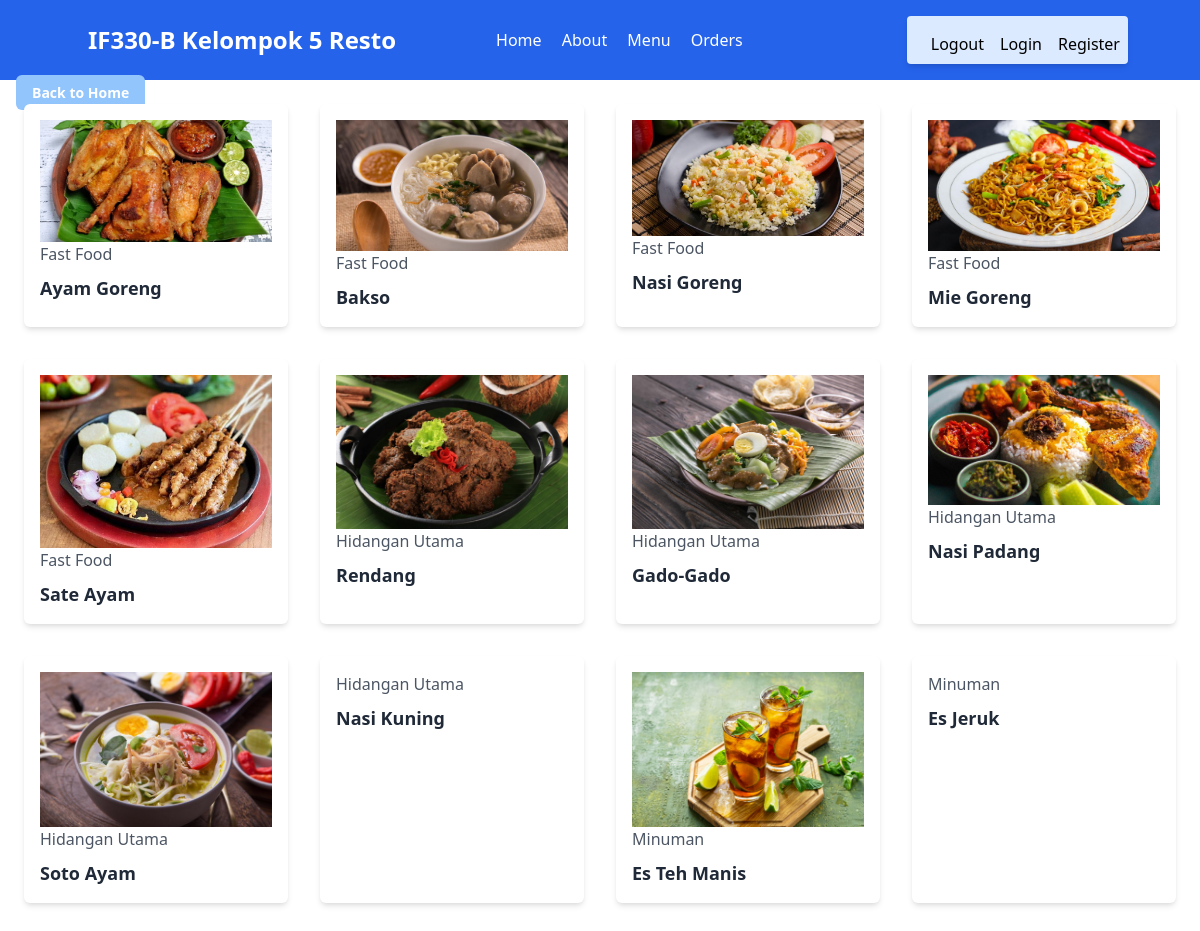
The app's page /category.php with its own data.
### tables this page shows
CREATE TABLE `products` (
  `id` int(100) NOT NULL,
  `name` varchar(100) NOT NULL,
  `category` varchar(100) NOT NULL,
  `deskripsi` varchar(800) NOT NULL,
  `price` int(10) NOT NULL,
  `image` varchar(100) NOT NULL
);

### category.php (the view, shortened to what this page needs)
<?php
include 'components/connect.php';
if (isset($_GET['category'])) {
    $category = $_GET['category'];
} else {
    $category = null;
}
$select_products = $conn->prepare("SELECT * FROM `products`" . ($category ? " WHERE category = :category" : "") . " LIMIT 12");
$select_products->execute();
?>
<!DOCTYPE html>
<html lang="en">
<head>
    <link href="https://cdn.jsdelivr.net/npm/tailwindcss@2.2.15/dist/tailwind.min.css" rel="stylesheet">
</head>
<body>
    <?php include 'components/user_header.php'; ?>
    <?php include 'components/back_to_home.php'; ?>
    <div class="grid grid-cols-1 sm:grid-cols-2 md:grid-cols-3 lg:grid-cols-4 gap-8 px-6 mb-10">
        <?php
        if ($select_products->rowCount() > 0) {
            while ($fetch_products = $select_products->fetch(PDO::FETCH_ASSOC)) {
                ?>
        <form action="" method="post" class="relative bg-white p-4 shadow-md rounded-md">
            <img src="resto-images/<?= $fetch_products['image']; ?>" alt="">
            <a href="category.php?category=<?= $fetch_products['category']; ?>" class="text-gray-600">
                <?= $fetch_products['category']; ?>
            </a>
            <div class="text-lg font-semibold text-gray-800 mt-2"><?= $fetch_products['name']; ?></div>
        </form>
        <?php
            }
        } else {
            echo '<p class="text-2xl text-gray-800">No products found for this category.</p>';
        }
        ?>
    </div>
</body>
</html>

### records on screen
products: image (picture), category "Fast Food", name "Ayam Goreng"
products: image (picture), category "Fast Food", name "Bakso"
products: image (picture), category "Fast Food", name "Nasi Goreng"
products: image (picture), category "Fast Food", name "Mie Goreng"
products: image (picture), category "Fast Food", name "Sate Ayam"
products: image (picture), category "Hidangan Utama", name "Rendang"
products: image (picture), category "Hidangan Utama", name "Gado-Gado"
products: image (picture), category "Hidangan Utama", name "Nasi Padang"
products: image (picture), category "Hidangan Utama", name "Soto Ayam"
products: category "Hidangan Utama", name "Nasi Kuning"
products: image (picture), category "Minuman", name "Es Teh Manis"
products: category "Minuman", name "Es Jeruk"
